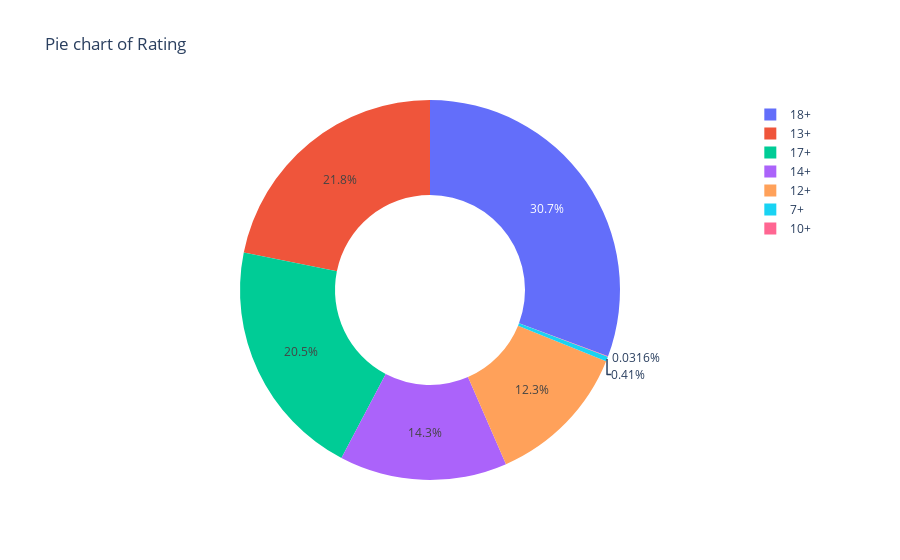

The notebook cell saved with this chart:
### Code cell
figure = px.pie(data, values='Percentage_Votes', names='Rating', title='Pie chart of Rating', hole=0.5)
figure.show()     #pie chart of the Rating by Percentage Votes corresponding to them.

# The below pie chart represents the percentage proportion of data by Rating (18+,  13+,  17+,  14+, 12+,  7+,  10+).
# From this visualization, we can see that majority of the content on Netflix is 18+ rated and very few (∿ 0.0316%)
# of total is 10+ rated.

### Figure 1 — Plotly figure (JSON) as saved in the notebook; plotly's stock layout.template omitted (floating-point values rounded to 4 significant figures; data arrays with more than 128 entries replaced by an {"elided": "..."} marker saying what was removed)
{"data": [{"domain": {"x": [0, 1], "y": [0, 1]}, "hole": 0.5, "hovertemplate": "Rating=%{label}<br>Percentage_Votes=%{value}<extra></extra>", "labels": {"elided": "9328 str values"}, "legendgroup": "", "name": "", "showlegend": true, "type": "pie", "values": {"elided": "9328 float values"}}], "layout": {"legend": {"tracegroupgap": 0}, "title": {"text": "Pie chart of Rating"}}}
